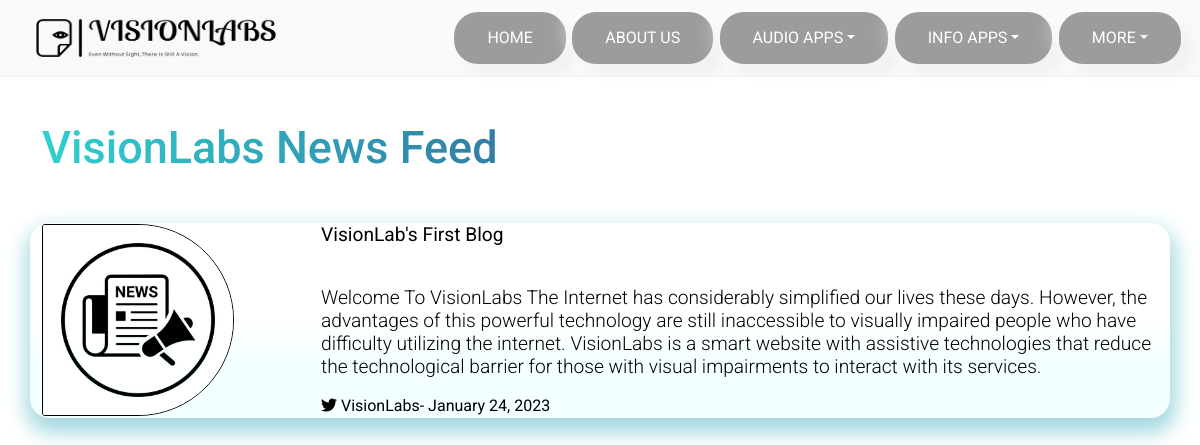
The app's page /newsfeed/, older data.
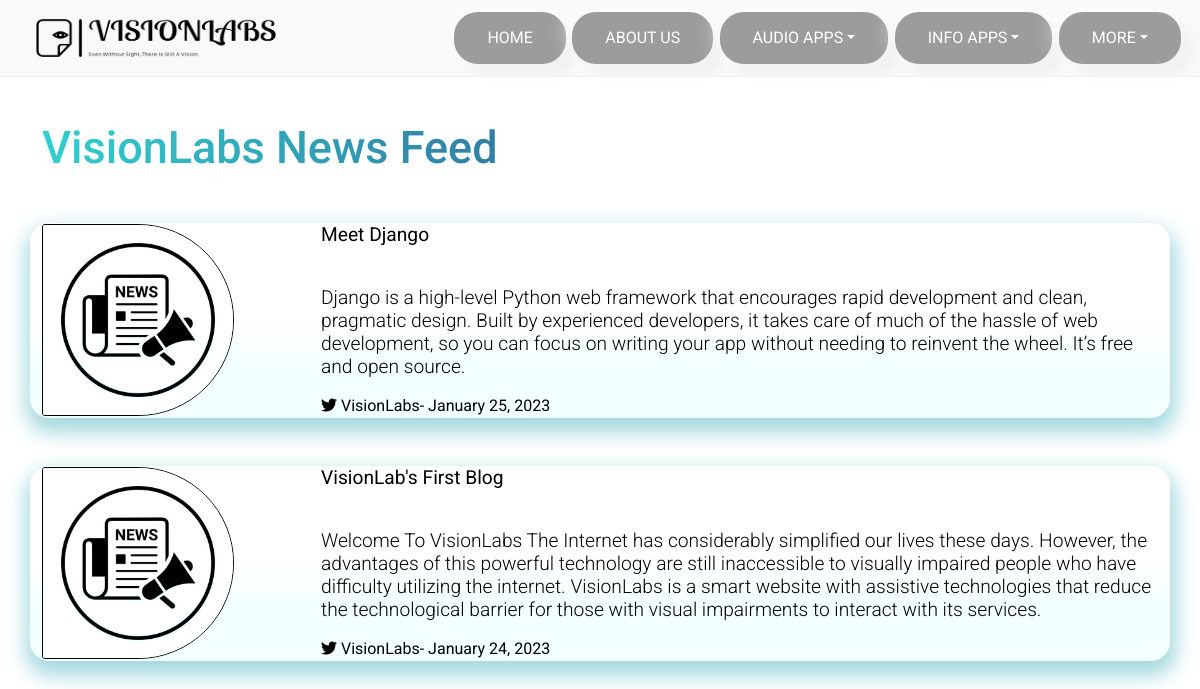
The same page, newer data.
### blog/models.py (models this page shows, shortened)
class Post(models.Model):
    title = models.CharField(max_length=100)
    content = models.TextField()
    date_posted = models.DateTimeField(default=timezone.now)

### blog/views.py (the view)
# urls.py: path('newsfeed', PostListView.as_view(), name='newsfeed'),
class PostListView(ListView):
    model = Post
    template_name = 'blog.html'  # <app>/<model>_<viewtype>.html
    context_object_name = 'posts'
    ordering = ['-date_posted']
    paginate_by = 5

### blog/templates/blog.html (shortened to what this page needs)
{% extends "base.html" %}
{% load static %}
{% block content %}
<section class="container intro">
  <h2 style="font-size: 45px;margin-top: 1em;
  /* text-shadow:  2px 2px orange, 4px 4px yellow; */
  background: linear-gradient(to right, #30CFD0 0%, #330867 100%);
  -webkit-background-clip: text;
  -webkit-text-fill-color: transparent;">VisionLabs News Feed</h2>
  {% for post in posts %}
  <section class="row mt-5">
    <article style="border-radius: 20px 20px 20px 20px;
    background: transparent linear-gradient(to bottom, rgba(255, 255, 255, 0.9) 50%, rgb(244, 255, 255) 70%) repeat scroll 0 0;
    box-shadow: 1px 10px 20px 5px rgb(165, 217, 224);">
      <div class="row g-0 align-items-center">
        <div class="col-sm-3 col-3">
          <img style="
          max-width: 12em;height: 100%;
          border-bottom-left-radius: calc(0.25rem - 1px);
          border-top-left-radius: calc(0.25rem - 1px);" src="{% static '/assests/news.jpg' %}"  alt="...">
        </div>
        <div class="col-sm-9 col-9">
          <div>
            <p><strong>{{ post.title }}</strong></p>
            <br>
            <p>{{ post.content }}</p>
            <span>
              <i class="fab fa-twitter"></i>
              VisionLabs- <time>{{ post.date_posted|date:"F d, Y" }}</time>
            </span>
          </div>
        </div>
      </div>
    </article>
  </section>{% endfor %}
</section>
{% endblock content %}

Row changes from the older to the newer data that the page shows:
added Post: title "Meet Django", content "Django is a high-level Python web framework that encourages rapid development and clean, pragmatic design. Built by experienced developers, it takes care of much of the hassle of web development, so you can focus on writing your app without needing to reinvent the wheel. It’s free and open source.", date_posted "January 25, 2023"
